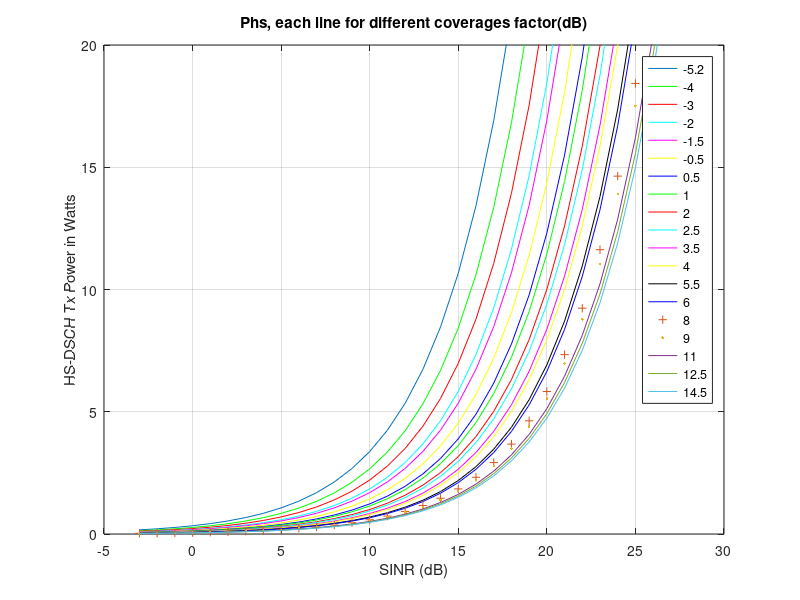

The MATLAB source for this figure:
% ***************************************************************************
%
%  Calculate HS-DSCH Power in function of SINR and coverages 
%       Xu Qing     March. 2012
%              
%   Calculates the Phs-dsch vs SINR(dB)  for different Coverage 
%   UserDistance = vector of distance of users from Node B 
%   UserEbNoTarget = vector of Eb/No target for users
%   
%   Need files: none
%%%%%%%%%%%%%%%%%%%%%%%%%%%%%%%%%%%%%%%%%%%%%%%%%%%%%%%%%%%%%%%%%%%%%%%%%%%%
clear all;
close all;

Coverages = linspace(95,5,19);
GdBs=[-5.2,-4,-3,-2,-1.5,-0.5,0.5,1,2,2.5 ...,
     3.5,4,5.5,6,8,9,11,12.5,14.5];
Glins = 10.^(GdBs/10);

color = ['b','g','r','c','m','k' ...,
    'b*','g*','r*','c*','m*','y*','k*','w*' ...,
    'b+','g+','r+','c+','m+','y+','k+','w+'];  

color1 = ['-b'; 'g+'; 'r.'; 'c-'; 'm-'; 'y-'; ...,
    'b*';'g*';'r*';'c*';'m*';'y*';'k*']; 

SINRs_dB = -3:1:27;
SINRs_lin = 10.^(SINRs_dB/10);
Pown=20;                
othrfactor = 0.5;
atGain= 10^(11.5/10);
for i=1: length(SINRs_dB)
    for j = 1: length(Coverages)        
         Pwhs(i,j)=SINRs_lin(i)*Pown*(othrfactor + 1/Glins(j))/(16*atGain);
         %Pwhs(i,j)=SINRs_lin(i)*Pown*(othrfactor + 1/Glins(j))/(16*atGain);
    end
end

for j = 1: length(Coverages)    
    plot(SINRs_dB,Pwhs(:,j),color1(j));
    %plot(SINRs_dB,Pwhs(:,j));
    grid on;
    hold on;
end
axis([-5,30,0,20]);
xlabel('SINR (dB)');
ylabel('HS-DSCH Tx Power in Watts');
save Pwhs Pwhs

%-5.2,-4,-3,-2,-1.5,-0.5,0.5,1,2,2.5,3.5,4,5.5,6,8,9,11,12.5,14.5
legend('-5.2 ','-4','-3','-2','-1.5','-0.5','0.5','1','2','2.5','3.5','4','5.5','6','8','9','11','12.5','14.5');
title('Phs, each line for different coverages factor(dB)');